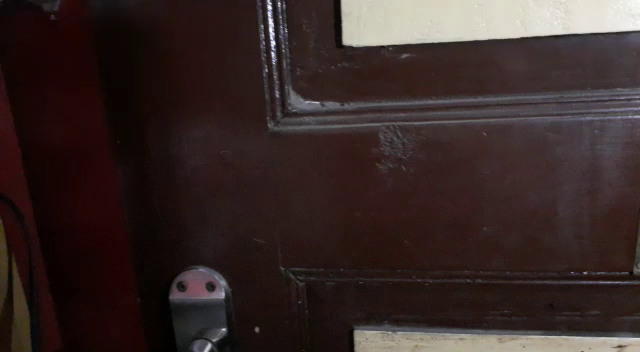
#> input picture frame 0 of Sample1.mp4, 640 x 352 px
$ python Extract_Frames.py
#> lines starting #> are read from the running program, lines starting #| are printed output that depends on the picture
from concurrent.futures import ProcessPoolExecutor, as_completed
import cv2
import multiprocessing
import os
import sys
import pytesseract


def extract_frame_progress(iteration, total, prefix='', suffix='', decimals=3, bar_length=100):
    """
    This loop is basically used to print the process of our operation

    :parameter iteration: current iteration
    :parameter total: total iterations
    :parameter prefix: prefix string
    :parameter suffix: suffix string
    :parameter decimals: positive number of decimals in percent complete
    :param bar_length: character length of bar
    :return: None

    """

    format_str = "{0:." + str(decimals) + "f}"  # format the % done number string
    percents = format_str.format(100 * (iteration / float(total)))  # calculate the % done
    filled_length = int(round(bar_length * iteration / float(total)))  # calculate the filled bar length
    bar = '#' * filled_length + '-' * (bar_length - filled_length)  # generate the bar string
    sys.stdout.write('\r%s |%s| %s%s %s' % (prefix, bar, percents, '%', suffix)),  # write out the bar
    sys.stdout.flush()  # flush to stdout


def extract_frames(video_path, frames_dir, overwrite=False, start=-1, end=-1, every=1):
    """
    Extract frames from a video using OpenCVs VideoCapture

    :parameter video_path: path of the video
    :parameter frames_dir: the directory to save the frames
    :parameter overwrite: to overwrite frames that already exist?
    Yes = True, No = False, default is No = False.
    :parameter start: start frame
    :parameter end: end frame
    :parameter every: frame spacing
    :return: count of images saved
    """
#> called with video_path = 'Sample1.mp4', frames_dir = 'data', overwrite = True, start = 0, end = 10, every = 1

    video_path = os.path.normpath(video_path)  # make the paths OS (Windows) compatible
    frames_dir = os.path.normpath(frames_dir)  # make the paths OS (Windows) compatible
    video_dir, video_filename = os.path.split(video_path)  # get the video path and filename from the path
    assert os.path.exists(video_path)  # assert the video file exists

    capture = cv2.VideoCapture(video_path)  # open the video using OpenCV

    if start < 0:  # if start isn't specified lets assume 0
        start = 0
    if end < 0:  # if end isn't specified assume the end of the video
        end = int(capture.get(cv2.CAP_PROP_FRAME_COUNT))

    capture.set(1, start)  # set the starting frame of the capture
    frame = start  # keep track of which frame we are up to, starting from start
    while_safety = 0  # a safety counter to ensure we don't enter an infinite while loop (hopefully we won't need it)
    saved_count = 0  # a count of how many frames we have saved
    failure_limit = 500
    """
    :parameter - failure_limt is used to limit the maximum failed read of frames from the video
    """
    while frame < end:  # lets loop through the frames until the end

        _, image = capture.read()  # read an image from the capture
#> image is the input picture: shape (352, 640, 3); mean B, G, R 38.7, 40.4, 54.5

        if while_safety > failure_limit:  # break the while if our safety maxs out at 500
            break

        # sometimes OpenCV reads None's during a video, in which case we want to just skip
        if image is None:  # if we get a bad return flag or the image we read is None, lets not save
            while_safety += 1  # add 1 to our while safety, since we skip before incrementing our frame variable
            continue  # skip

        if frame % every == 0:  # if this is a frame we want to write out based on the 'every' argument
            while_safety = 0  # reset the safety count
            save_path = os.path.join(frames_dir, video_filename, "frame{:d}.jpg".format(frame))  # create the save path
            if not os.path.exists(save_path) or overwrite:  # if it doesn't exist or we want to overwrite anyways
                cv2.imwrite(save_path, image)  # save the extracted image
                saved_count += 1  # increment our counter by one

        frame += 1  # increment our frame count

    capture.release()  # after the while has finished close the capture

    return saved_count  # and return the count of the images we saved


def video_to_frames(video_path, frames_dir, overwrite=False, every=1, chunk_size=1000):
    """
    Extracts the frames from a video using multiprocessing

    :parameter video_path: path to the video
    :parameter frames_dir: directory to save the frames
    :parameter overwrite: overwrite frames if they exist?
    :parameter every: extract every this many frames
    :parameter chunk_size: how many frames to split into chunks (one chunk per cpu core process)
    :return: path to the directory where the frames were saved, or None if fails
    """

    video_path = os.path.normpath(video_path)  # make the paths OS (Windows) compatible
    frames_dir = os.path.normpath(frames_dir)  # make the paths OS (Windows) compatible

    video_dir, video_filename = os.path.split(video_path)  # get the video path and filename from the path

    # make directory to save frames, its a sub dir in the frames_dir with the video name
    os.makedirs(os.path.join(frames_dir, video_filename), exist_ok=True)
    capture = cv2.VideoCapture(video_path)  # load the video
    total = int(capture.get(cv2.CAP_PROP_FRAME_COUNT))  # get its total frame count
    print(total)
    capture.release()  # release the capture straight away

    if total < 1:  # if video has no frames, might be error to read video
        print("Video has no frames")
        return None  # return None

    frame_chunks = [[i, i + chunk_size] for i in range(0, total, chunk_size)]  # split the frames into chunk lists
    frame_chunks[-1][-1] = min(frame_chunks[-1][-1], total - 1)  # make sure last chunk has correct end frame

    prefix_str = "Extracting frames from {}".format(video_filename)  # a prefix string to be printed in progress bar

    # execute across multiple cpu cores to speed up processing, get the count automatically
    with ProcessPoolExecutor(max_workers=multiprocessing.cpu_count()) as executor:

        futures = [executor.submit(extract_frames, video_path, frames_dir, overwrite, f[0], f[1], every)
                   for f in frame_chunks]  # submit the processes: extract_frames(...)
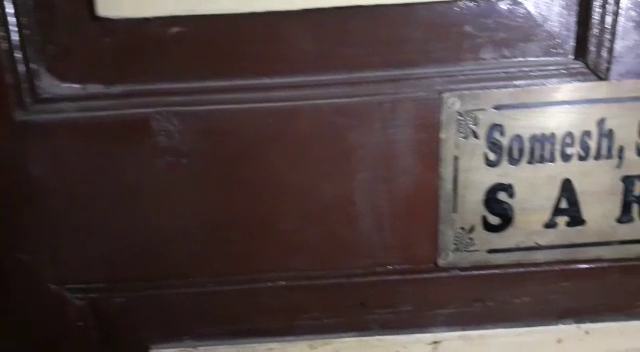
#> input picture frame 40 of Sample1.mp4, 640 x 352 px
#> in extract_frames, image is the input picture: shape (352, 640, 3); mean B, G, R 68.5, 68.6, 81.6
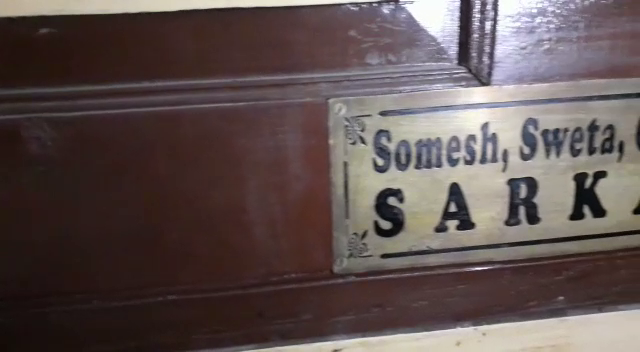
#> input picture frame 60 of Sample1.mp4, 640 x 352 px
#> in extract_frames, image is the input picture: shape (352, 640, 3); mean B, G, R 80.3, 81.7, 95.1
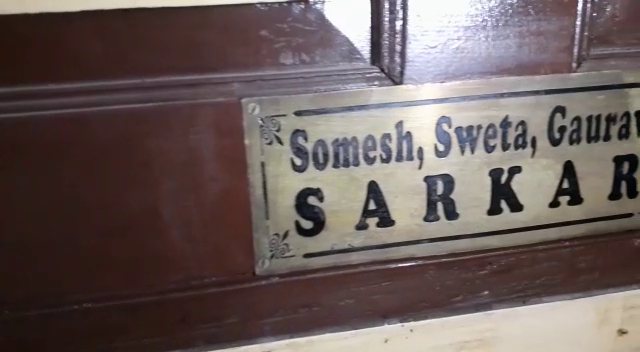
#> input picture frame 80 of Sample1.mp4, 640 x 352 px
#> in extract_frames, image is the input picture: shape (352, 640, 3); mean B, G, R 91, 92.8, 106.1
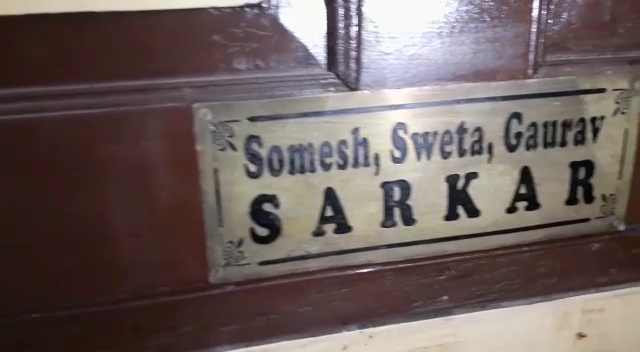
#> input picture frame 90 of Sample1.mp4, 640 x 352 px
#> in extract_frames, image is the input picture: shape (352, 640, 3); mean B, G, R 93.3, 95.2, 108.5
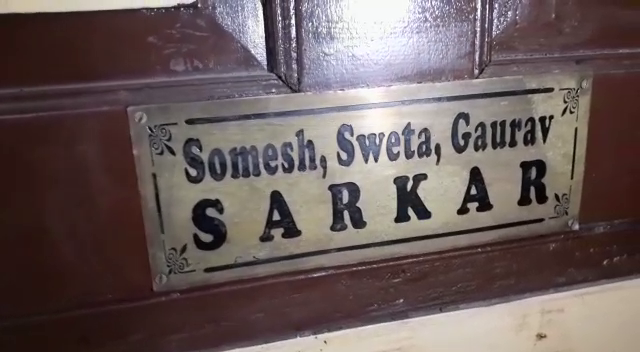
#> input picture frame 110 of Sample1.mp4, 640 x 352 px
#> in extract_frames, image is the input picture: shape (352, 640, 3); mean B, G, R 91, 91.9, 106
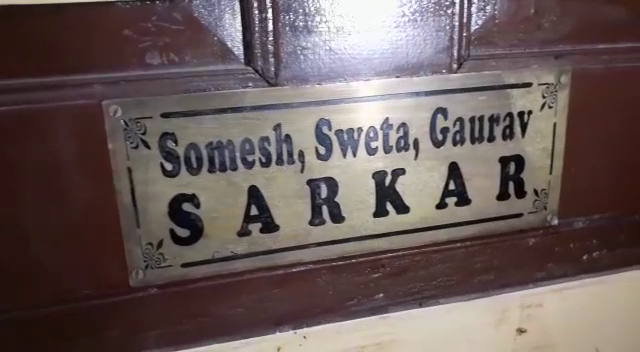
#> input picture frame 120 of Sample1.mp4, 640 x 352 px
#> in extract_frames, image is the input picture: shape (352, 640, 3); mean B, G, R 89.3, 90.7, 105
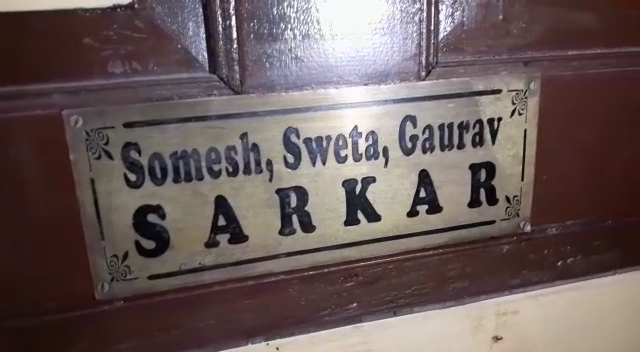
#> input picture frame 140 of Sample1.mp4, 640 x 352 px
#> in extract_frames, image is the input picture: shape (352, 640, 3); mean B, G, R 90.1, 90.9, 105.7

        for i, f in enumerate(as_completed(futures)):  # as each process completes
            extract_frame_progress(i, len(frame_chunks) - 1, prefix=prefix_str,
                                   suffix='Complete')  # print it's progress

    return os.path.join(frames_dir, video_filename)  # when done return the directory containing the frames


if __name__ == '__main__':
    # Running the video_to_frame function to convert video to frames

    video_to_frames(video_path='Sample1.mp4', frames_dir='data', overwrite=True, every=1, chunk_size=10)
    """
    To delete the folder 'data', execute following command in terminal(without quotes)
    "rm -r data"
    or use suitable commands to delete the folder data
    """

$ run again, starting later in the video
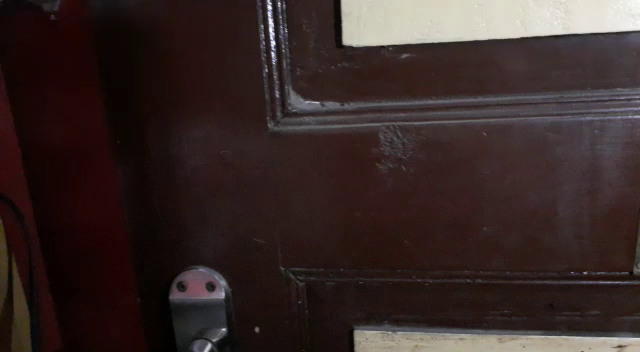
#> input picture frame 0 of Sample1.mp4, 640 x 352 px
#> in extract_frames, image is the input picture: shape (352, 640, 3); mean B, G, R 38.7, 40.4, 54.5
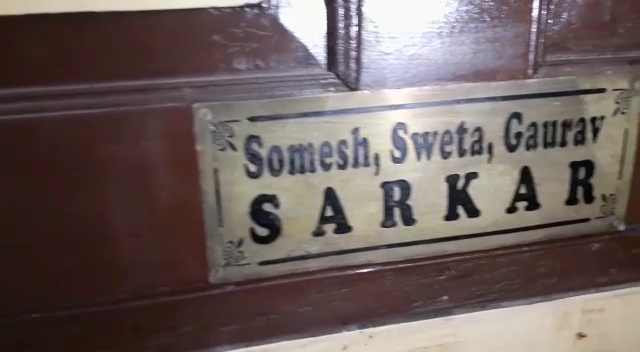
#> input picture frame 90 of Sample1.mp4, 640 x 352 px
#> in extract_frames, image is the input picture: shape (352, 640, 3); mean B, G, R 93.3, 95.2, 108.5
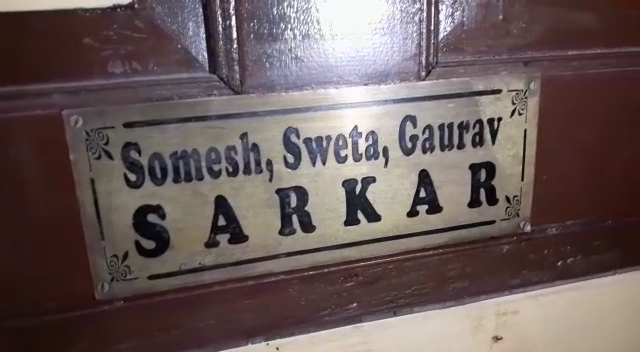
#> input picture frame 140 of Sample1.mp4, 640 x 352 px
#> in extract_frames, image is the input picture: shape (352, 640, 3); mean B, G, R 90.1, 90.9, 105.7

$ run again, starting later in the video
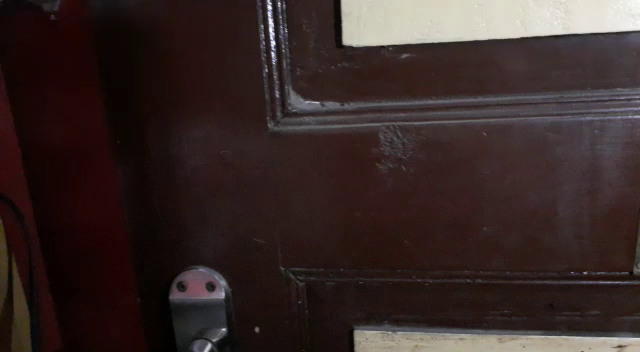
#> input picture frame 0 of Sample1.mp4, 640 x 352 px
#> in extract_frames, image is the input picture: shape (352, 640, 3); mean B, G, R 38.7, 40.4, 54.5
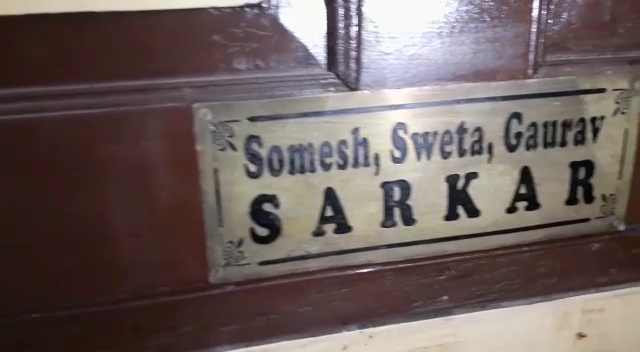
#> input picture frame 90 of Sample1.mp4, 640 x 352 px
#> in extract_frames, image is the input picture: shape (352, 640, 3); mean B, G, R 93.3, 95.2, 108.5
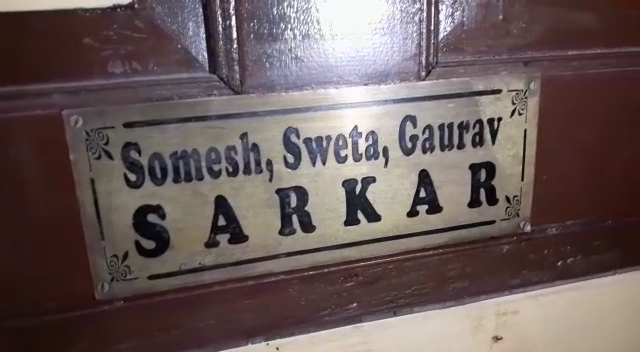
#> input picture frame 140 of Sample1.mp4, 640 x 352 px
#> in extract_frames, image is the input picture: shape (352, 640, 3); mean B, G, R 90.1, 90.9, 105.7
